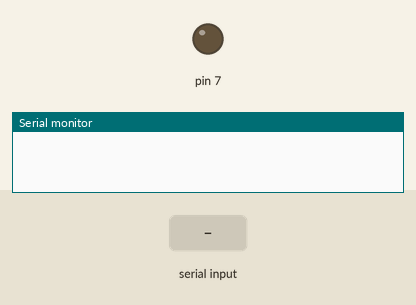
This sketch was run on a simulated Arduino Nano, built with avr-gcc and run on an emulated ATmega328P. Shown: output pins drawn as LEDs (lit = HIGH), the last lines printed to the serial monitor. The test bench sets the inputs (shaded band).

Above: at 1.2 s.
1.3 s: "s" received over the second serial link
At 2.0 s:
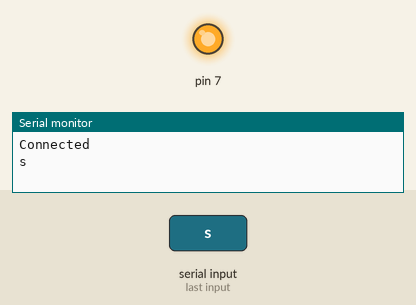
2.8 s: "w" received over the second serial link
At 3.1 s:
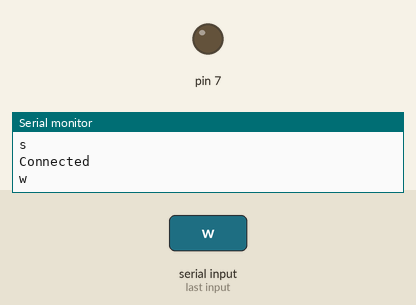
Timing chart, 0 to 5.8 s (numbered marks = the images above; inputs shaded):
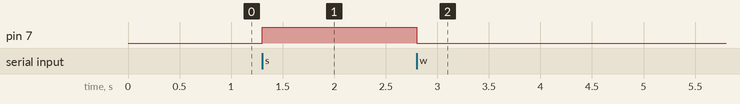

Measured:
- after the input at 1.3 s, pin 7: LOW → HIGH at once
- after the input at 2.8 s, pin 7: HIGH → LOW at once

The sketch:

BtSvetlo.ino
```cpp
/*
 * Use arduino nano.
 * Pin D2 connect with rx on bluetooth module
 * Pin D3 connect with tx on bluetooth module
 * Pin 5v connect to relay vcc
 * Pin gnd connect to gnd on relay module
 * Pin d7 connect to trigger on relay.
 *
 * Use apllication to turn light on or of.
 */

#include<SoftwareSerial.h>
#define rx 3
#define tx 2
SoftwareSerial bt(tx,rx);
char c;

void setup()
{
  pinMode(7,OUTPUT);
  bt.begin(9600);
  Serial.begin(9600);
}

void loop()
{
 if(bt.available())
 {
  Serial.println("Connected");
  c = bt.read();
  Serial.println(c);
  if(c=='s') {digitalWrite(7,HIGH);}
  if(c=='w') {digitalWrite(7,LOW);}
 }
}
```
